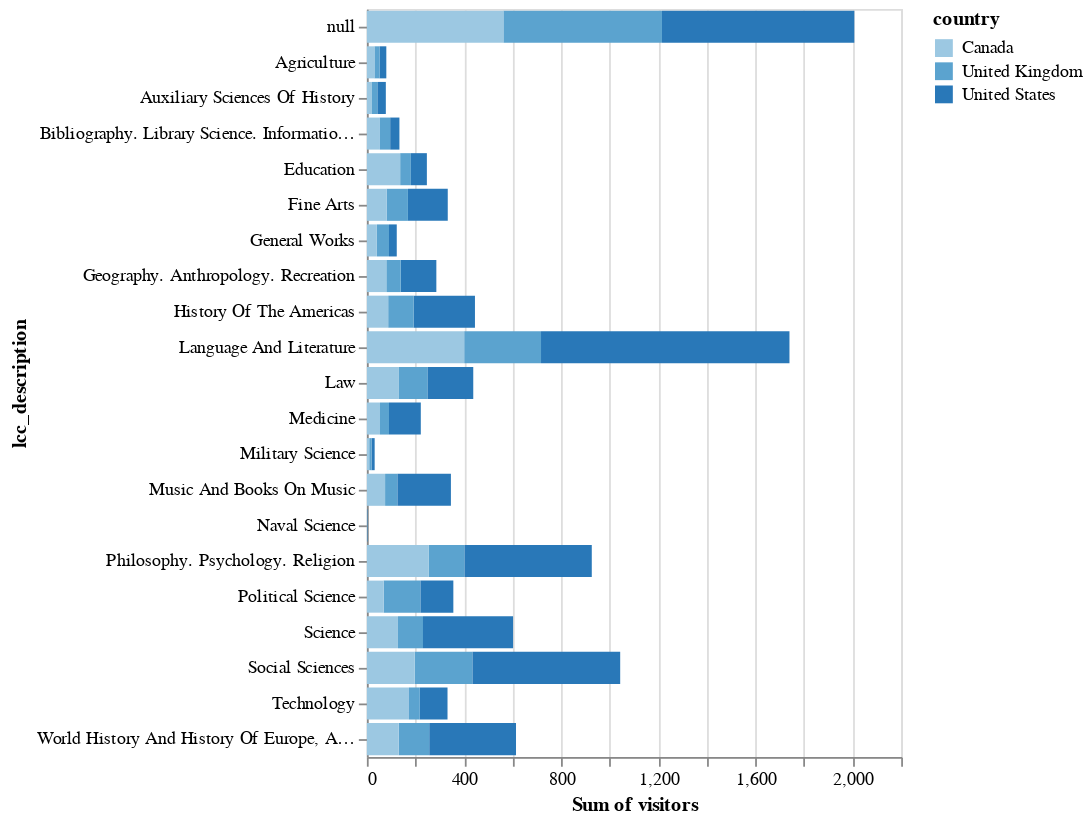

Write notebook code for a chart like this one.
### Code cell
alt.Chart(pageviews).mark_bar().encode(
    y = 'lcc_description:N',
    x = 'sum(visitors):Q',
    color = 'country:O'
)

### Figure 1 — Vega specification as saved in the notebook (floating-point values rounded to 4 significant figures)
{"$schema": "https://vega.github.io/schema/vega/v5.json", "data": [{"name": "source_0", "values": [{"country": "Canada", "lcc_description": "Military Science", "sum_visitors": 10, "sum_visitors_end": 10.0, "sum_visitors_start": 0.0}, {"country": "United States", "lcc_description": "History Of The Americas", "sum_visitors": 253, "sum_visitors_end": 445.0, "sum_visitors_start": 192.0}, {"country": "United Kingdom", "lcc_description": "Social Sciences", "sum_visitors": 238, "sum_visitors_end": 435.0, "sum_visitors_start": 197.0}, {"country": "United Kingdom", "lcc_description": null, "sum_visitors": 653, "sum_visitors_end": 1215.0, "sum_visitors_start": 562.0}, {"country": "United Kingdom", "lcc_description": "Science", "sum_visitors": 103, "sum_visitors_end": 231.0, "sum_visitors_start": 128.0}, {"country": "Canada", "lcc_description": "Medicine", "sum_visitors": 54, "sum_visitors_end": 54.0, "sum_visitors_start": 0.0}, {"country": "Canada", "lcc_description": "Language And Literature", "sum_visitors": 401, "sum_visitors_end": 401.0, "sum_visitors_start": 0.0}, {"country": "United Kingdom", "lcc_description": "Philosophy. Psychology. Religion", "sum_visitors": 148, "sum_visitors_end": 402.0, "sum_visitors_start": 254.0}, {"country": "United Kingdom", "lcc_description": "World History And History Of Europe, Asia, Africa, Australia, New Zealand, Etc.", "sum_visitors": 126, "sum_visitors_end": 257.0, "sum_visitors_start": 131.0}, {"country": "United Kingdom", "lcc_description": "Language And Literature", "sum_visitors": 316, "sum_visitors_end": 717.0, "sum_visitors_start": 401.0}, {"country": "United States", "lcc_description": "Science", "sum_visitors": 371, "sum_visitors_end": 602.0, "sum_visitors_start": 231.0}, {"country": "Canada", "lcc_description": null, "sum_visitors": 562, "sum_visitors_end": 562.0, "sum_visitors_start": 0.0}, {"country": "United States", "lcc_description": "Fine Arts", "sum_visitors": 164, "sum_visitors_end": 333.0, "sum_visitors_start": 169.0}, {"country": "United States", "lcc_description": "Philosophy. Psychology. Religion", "sum_visitors": 524, "sum_visitors_end": 926.0, "sum_visitors_start": 402.0}, {"country": "United States", "lcc_description": "Social Sciences", "sum_visitors": 608, "sum_visitors_end": 1043.0, "sum_visitors_start": 435.0}, {"country": "United Kingdom", "lcc_description": "Education", "sum_visitors": 44, "sum_visitors_end": 181.0, "sum_visitors_start": 137.0}, {"country": "Canada", "lcc_description": "Social Sciences", "sum_visitors": 197, "sum_visitors_end": 197.0, "sum_visitors_start": 0.0}, {"country": "Canada", "lcc_description": "Bibliography. Library Science. Information Resources (General)", "sum_visitors": 53, "sum_visitors_end": 53.0, "sum_visitors_start": 0.0}, {"country": "United States", "lcc_description": null, "sum_visitors": 792, "sum_visitors_end": 2007.0, "sum_visitors_start": 1215.0}, {"country": "United Kingdom", "lcc_description": "Law", "sum_visitors": 118, "sum_visitors_end": 250.0, "sum_visitors_start": 132.0}, {"country": "Canada", "lcc_description": "Education", "sum_visitors": 137, "sum_visitors_end": 137.0, "sum_visitors_start": 0.0}, {"country": "Canada", "lcc_description": "Music And Books On Music", "sum_visitors": 75, "sum_visitors_end": 75.0, "sum_visitors_start": 0.0}, {"country": "United Kingdom", "lcc_description": "Fine Arts", "sum_visitors": 88, "sum_visitors_end": 169.0, "sum_visitors_start": 81.0}, {"country": "Canada", "lcc_description": "World History And History Of Europe, Asia, Africa, Australia, New Zealand, Etc.", "sum_visitors": 131, "sum_visitors_end": 131.0, "sum_visitors_start": 0.0}, {"country": "United States", "lcc_description": "Language And Literature", "sum_visitors": 1023, "sum_visitors_end": 1740.0, "sum_visitors_start": 717.0}, {"country": "Canada", "lcc_description": "Law", "sum_visitors": 132, "sum_visitors_end": 132.0, "sum_visitors_start": 0.0}, {"country": "United States", "lcc_description": "Geography. Anthropology. Recreation", "sum_visitors": 147, "sum_visitors_end": 286.0, "sum_visitors_start": 139.0}, {"country": "United States", "lcc_description": "Law", "sum_visitors": 188, "sum_visitors_end": 438.0, "sum_visitors_start": 250.0}, {"country": "United Kingdom", "lcc_description": "Bibliography. Library Science. Information Resources (General)", "sum_visitors": 43, "sum_visitors_end": 96.0, "sum_visitors_start": 53.0}, {"country": "United Kingdom", "lcc_description": "General Works", "sum_visitors": 50, "sum_visitors_end": 91.0, "sum_visitors_start": 41.0}, {"country": "United States", "lcc_description": "Agriculture", "sum_visitors": 28, "sum_visitors_end": 80.0, "sum_visitors_start": 52.0}, {"country": "United Kingdom", "lcc_description": "Political Science", "sum_visitors": 152, "sum_visitors_end": 221.0, "sum_visitors_start": 69.0}, {"country": "United Kingdom", "lcc_description": "Geography. Anthropology. Recreation", "sum_visitors": 59, "sum_visitors_end": 139.0, "sum_visitors_start": 80.0}, {"country": "Canada", "lcc_description": "Geography. Anthropology. Recreation", "sum_visitors": 80, "sum_visitors_end": 80.0, "sum_visitors_start": 0.0}, {"country": "Canada", "lcc_description": "Philosophy. Psychology. Religion", "sum_visitors": 254, "sum_visitors_end": 254.0, "sum_visitors_start": 0.0}, {"country": "Canada", "lcc_description": "General Works", "sum_visitors": 41, "sum_visitors_end": 41.0, "sum_visitors_start": 0.0}, {"country": "Canada", "lcc_description": "Science", "sum_visitors": 128, "sum_visitors_end": 128.0, "sum_visitors_start": 0.0}, {"country": "United States", "lcc_description": "Technology", "sum_visitors": 114, "sum_visitors_end": 332.0, "sum_visitors_start": 218.0}, {"country": "United States", "lcc_description": "World History And History Of Europe, Asia, Africa, Australia, New Zealand, Etc.", "sum_visitors": 357, "sum_visitors_end": 614.0, "sum_visitors_start": 257.0}, {"country": "United Kingdom", "lcc_description": "Agriculture", "sum_visitors": 21, "sum_visitors_end": 52.0, "sum_visitors_start": 31.0}, {"country": "Canada", "lcc_description": "History Of The Americas", "sum_visitors": 88, "sum_visitors_end": 88.0, "sum_visitors_start": 0.0}, {"country": "United States", "lcc_description": "General Works", "sum_visitors": 32, "sum_visitors_end": 123.0, "sum_visitors_start": 91.0}, {"country": "United Kingdom", "lcc_description": "Music And Books On Music", "sum_visitors": 51, "sum_visitors_end": 126.0, "sum_visitors_start": 75.0}, {"country": "Canada", "lcc_description": "Technology", "sum_visitors": 173, "sum_visitors_end": 173.0, "sum_visitors_start": 0.0}, {"country": "United States", "lcc_description": "Music And Books On Music", "sum_visitors": 220, "sum_visitors_end": 346.0, "sum_visitors_start": 126.0}, {"country": "Canada", "lcc_description": "Political Science", "sum_visitors": 69, "sum_visitors_end": 69.0, "sum_visitors_start": 0.0}, {"country": "United States", "lcc_description": "Education", "sum_visitors": 66, "sum_visitors_end": 247.0, "sum_visitors_start": 181.0}, {"country": "United States", "lcc_description": "Auxiliary Sciences Of History", "sum_visitors": 35, "sum_visitors_end": 78.0, "sum_visitors_start": 43.0}, {"country": "Canada", "lcc_description": "Auxiliary Sciences Of History", "sum_visitors": 20, "sum_visitors_end": 20.0, "sum_visitors_start": 0.0}, {"country": "United Kingdom", "lcc_description": "History Of The Americas", "sum_visitors": 104, "sum_visitors_end": 192.0, "sum_visitors_start": 88.0}, {"country": "United States", "lcc_description": "Medicine", "sum_visitors": 131, "sum_visitors_end": 222.0, "sum_visitors_start": 91.0}, {"country": "United States", "lcc_description": "Military Science", "sum_visitors": 13, "sum_visitors_end": 32.0, "sum_visitors_start": 19.0}, {"country": "Canada", "lcc_description": "Fine Arts", "sum_visitors": 81, "sum_visitors_end": 81.0, "sum_visitors_start": 0.0}, {"country": "United States", "lcc_description": "Political Science", "sum_visitors": 135, "sum_visitors_end": 356.0, "sum_visitors_start": 221.0}, {"country": "United Kingdom", "lcc_description": "Auxiliary Sciences Of History", "sum_visitors": 23, "sum_visitors_end": 43.0, "sum_visitors_start": 20.0}, {"country": "Canada", "lcc_description": "Agriculture", "sum_visitors": 31, "sum_visitors_end": 31.0, "sum_visitors_start": 0.0}, {"country": "United States", "lcc_description": "Bibliography. Library Science. Information Resources (General)", "sum_visitors": 38, "sum_visitors_end": 134.0, "sum_visitors_start": 96.0}, {"country": "United Kingdom", "lcc_description": "Technology", "sum_visitors": 45, "sum_visitors_end": 218.0, "sum_visitors_start": 173.0}, {"country": "United Kingdom", "lcc_description": "Medicine", "sum_visitors": 37, "sum_visitors_end": 91.0, "sum_visitors_start": 54.0}, {"country": "United Kingdom", "lcc_description": "Military Science", "sum_visitors": 9, "sum_visitors_end": 19.0, "sum_visitors_start": 10.0}, {"country": "United States", "lcc_description": "Naval Science", "sum_visitors": 2, "sum_visitors_end": 3.0, "sum_visitors_start": 1.0}, {"country": "Canada", "lcc_description": "Naval Science", "sum_visitors": 1, "sum_visitors_end": 1.0, "sum_visitors_start": 0.0}]}, {"name": "source_0_y_domain_lcc_description", "values": [{"lcc_description": "Military Science"}, {"lcc_description": "History Of The Americas"}, {"lcc_description": "Social Sciences"}, {"lcc_description": null}, {"lcc_description": "Science"}, {"lcc_description": "Medicine"}, {"lcc_description": "Language And Literature"}, {"lcc_description": "Philosophy. Psychology. Religion"}, {"lcc_description": "World History And History Of Europe, Asia, Africa, Australia, New Zealand, Etc."}, {"lcc_description": "Fine Arts"}, {"lcc_description": "Education"}, {"lcc_description": "Bibliography. Library Science. Information Resources (General)"}, {"lcc_description": "Law"}, {"lcc_description": "Music And Books On Music"}, {"lcc_description": "Geography. Anthropology. Recreation"}, {"lcc_description": "General Works"}, {"lcc_description": "Agriculture"}, {"lcc_description": "Political Science"}, {"lcc_description": "Technology"}, {"lcc_description": "Auxiliary Sciences Of History"}, {"lcc_description": "Naval Science"}]}, {"name": "source_0_color_domain_country", "values": [{"country": "Canada"}, {"country": "United States"}, {"country": "United Kingdom"}]}], "signals": [{"name": "y_step", "value": 20}, {"name": "height", "update": "bandspace(domain('y').length, 0.1, 0.05) * y_step"}], "marks": [{"type": "rect", "name": "marks", "from": {"data": "source_0"}, "encode": {"update": {"fill": {"field": "country", "scale": "color"}, "ariaRoleDescription": {"value": "bar"}, "x": {"field": "sum_visitors_end", "scale": "x"}, "y": {"field": "lcc_description", "scale": "y"}, "x2": {"field": "sum_visitors_start", "scale": "x"}, "height": {"signal": "max(0.25, bandwidth('y'))"}, "description": {"signal": "\"Sum of visitors: \" + (format(datum[\"sum_visitors\"], \"\")) + \"; lcc_description: \" + (isValid(datum[\"lcc_description\"]) ? datum[\"lcc_description\"] : \"\"+datum[\"lcc_description\"]) + \"; country: \" + (isValid(datum[\"country\"]) ? datum[\"country\"] : \"\"+datum[\"country\"])"}}}, "style": ["bar"]}], "scales": [{"name": "x", "type": "linear", "domain": {"fields": ["sum_visitors_start", "sum_visitors_end"], "data": "source_0"}, "range": [0, {"signal": "width"}], "zero": true, "nice": true}, {"name": "y", "type": "band", "domain": {"data": "source_0_y_domain_lcc_description", "field": "lcc_description", "sort": true}, "range": {"step": {"signal": "y_step"}}, "paddingInner": 0.1, "paddingOuter": 0.05}, {"name": "color", "type": "ordinal", "domain": {"data": "source_0_color_domain_country", "field": "country", "sort": true}, "range": "ordinal", "interpolate": "hcl"}], "axes": [{"scale": "x", "aria": false, "orient": "bottom", "grid": true, "labels": false, "minExtent": 0, "zindex": 0, "tickCount": {"signal": "ceil(width/40)"}, "maxExtent": 0, "ticks": false, "domain": false, "gridScale": "y"}, {"scale": "x", "labelFlush": true, "labelOverlap": true, "tickCount": {"signal": "ceil(width/40)"}, "title": "Sum of visitors", "zindex": 0, "orient": "bottom", "grid": false}, {"scale": "y", "orient": "left", "title": "lcc_description", "grid": false, "zindex": 0}], "width": 300, "padding": 5, "background": "white", "style": "cell", "legends": [{"fill": "color", "symbolType": "square", "title": "country"}]}
